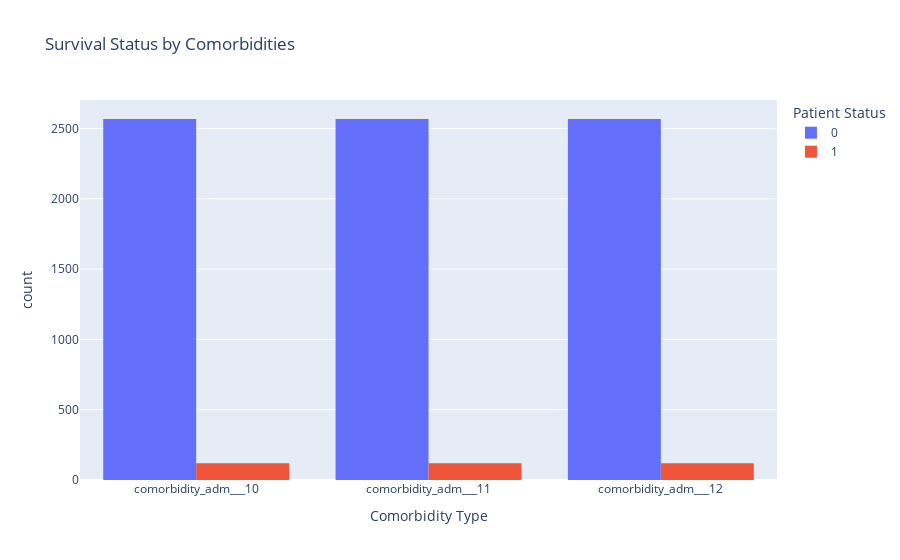

Here is the notebook cell this chart was saved with:
### Markdown cell above
___
### Comorbodity Analysis
___

### Code cell
import pandas as pd
import plotly.express as px

# Melt the dataframe to long format
comorbidity_df = sepsis_df.melt(
    id_vars='inhospital_mortality',
    value_vars=['comorbidity_adm___10', 'comorbidity_adm___11', 'comorbidity_adm___12'],
    var_name='Comorbidity',
    value_name='Presence'  # 1 = present, 0 = absent
)

# Plot the grouped histogram
fig = px.histogram(comorbidity_df, x='Comorbidity', color='inhospital_mortality', barmode='group',
                   title='Survival Status by Comorbidities',
                   labels={'inhospital_mortality': 'Outcome', 'Comorbidity': 'Comorbidity Type'})
fig.update_layout(legend_title_text='Patient Status')
fig.show()

### Figure 1 — Plotly figure (JSON) as saved in the notebook; plotly's stock layout.template omitted (floating-point values rounded to 4 significant figures; data arrays with more than 128 entries replaced by an {"elided": "..."} marker saying what was removed)
{"data": [{"alignmentgroup": "True", "bingroup": "x", "hovertemplate": "Outcome=0<br>Comorbidity Type=%{x}<br>count=%{y}<extra></extra>", "legendgroup": "0", "marker": {"color": "#636efa", "pattern": {"shape": ""}}, "name": "0", "offsetgroup": "0", "orientation": "v", "showlegend": true, "type": "histogram", "x": {"elided": "7701 str values"}, "xaxis": "x", "yaxis": "y"}, {"alignmentgroup": "True", "bingroup": "x", "hovertemplate": "Outcome=1<br>Comorbidity Type=%{x}<br>count=%{y}<extra></extra>", "legendgroup": "1", "marker": {"color": "#EF553B", "pattern": {"shape": ""}}, "name": "1", "offsetgroup": "1", "orientation": "v", "showlegend": true, "type": "histogram", "x": {"elided": "357 str values"}, "xaxis": "x", "yaxis": "y"}], "layout": {"autosize": true, "barmode": "group", "legend": {"title": {"text": "Patient Status"}, "tracegroupgap": 0}, "title": {"text": "Survival Status by Comorbidities"}, "xaxis": {"anchor": "y", "autorange": true, "domain": [0, 1], "range": [-0.5, 2.5], "title": {"text": "Comorbidity Type"}, "type": "category"}, "yaxis": {"anchor": "x", "autorange": true, "domain": [0, 1], "range": [0, 2702.0], "title": {"text": "count"}}}}
